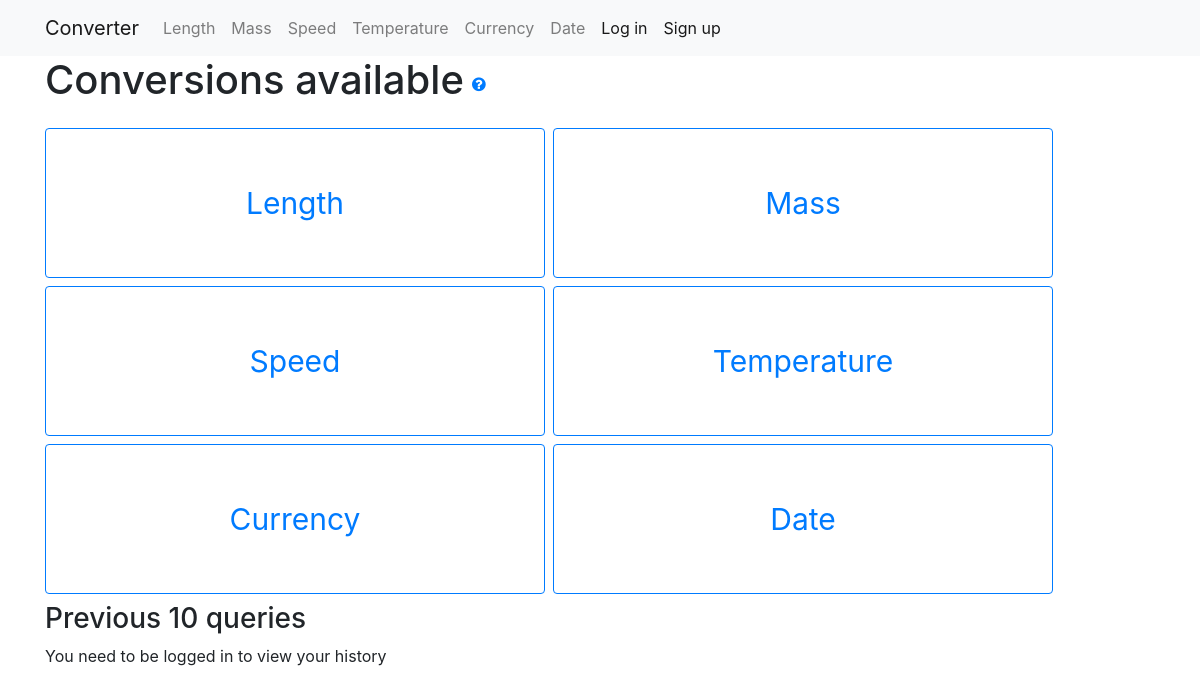
The page / on the database its author committed.
### user_interface/models.py (models this page shows, shortened)
class Type(models.Model):
    measurement = models.CharField(max_length=50)

### user_interface/views.py (the view)
# urls.py: path("", views.index, name="index"),
def index(request):
    types = Type.objects.all()
    context = {"types": types}
    if request.user.is_authenticated:
        queries = History.objects.filter(user__exact=request.user).order_by('-timestamp')[:10]
        context['queries'] = queries
    return render(request, "index.html", context)

### user_interface/templates/index.html (shortened to what this page needs)
{% extends "base.html" %} {% load static %} {% block page_content %}
<head>
</head>
<div class="d-flex flex-row bd-highlight mb-3">
    <h1 class="align-self-center">Conversions available</h1>
    <a href="javascript:void(0)" class="align-self-center m-2" onclick="toggle_visibility('instructions');">
<i class="fa fa-question-circle" aria-hidden="true"></i>
</a>
</div>
<div class="btn-toolbar" role="toolbar">
    {% for type in types %}
    <div class="mr-2 mb-2" role="group">
        <a href="{% url 'conversion_types' type.measurement %}">
            <button type="button" class="btn btn-primary btn-xl" onclick="this.blur();">{{ type.measurement }}</button>
        </a>
    </div>
    {% endfor %}
</div>
<h3>Previous 10 queries</h3>
{% if user.is_authenticated %}
<table class="table table-hover">
    <thead>
        <tr>
            <th>Type</th>
            <th>Source value</th>
            <th>Source unit</th>
            <th>Destination value</th>
            <th>Destination unit</th>
            <th>Timestamp</th>
            <th>Repeat query</th>
        </tr>
    </thead>
    <tbody>
        {% for query in queries %}
        <tr>
            <td>{{ query.type.measurement }}</td>
            <td>{{ query.source_value }}</td>
            <td>{{ query.source_unit.abbreviation }}</td>
            <td>{{ query.destination_value }}</td>
            <td>{{ query.destination_unit.abbreviation }}</td>
            <td>{{ query.timestamp }}</td>
            <td><a href="{% url 'conversion_types_history' query.type query.pk %}"><button type="button" name="button" class="btn btn-info">Select</button></a></td>
        </tr>
        {% endfor %}
    </tbody>
</table>
{% else %} You need to be logged in to view your history {% endif %} {% endblock %}

### user_interface/templates/index.html (style rules this page uses)
.btn-primary { color: #007bff; background-color: #fff; border-color: #007bff; }
.btn-xl { padding: auto auto; width: 500px; height: 150px; font-size: 30px; }

### rows shown on the page
Type: measurement "Length"
Type: measurement "Mass"
Type: measurement "Speed"
Type: measurement "Temperature"
Type: measurement "Currency"
Type: measurement "Date"
